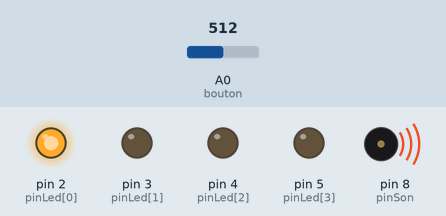
A sketch run on a simulated Arduino Uno, built with avr-gcc and run on an emulated ATmega328P. On the bench: output pins drawn as LEDs (lit = HIGH), buzzer (waves = sounding). The test bench sets the inputs (shaded band); at power-on: A0 (bouton) = 512. Random numbers use the default seed unless the sketch sets one.

Above: at 0.15 s.
At 4.9 s:
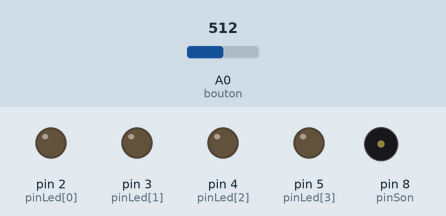
5.0 s: A0 (bouton) set to 947
6.5 s: A0 (bouton) set to 976
At 6.72 s:
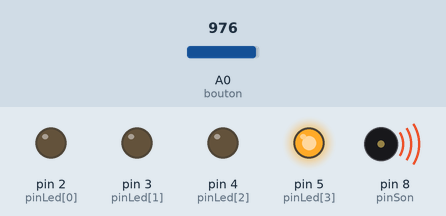
Timing chart, 0 to 9.9 s (numbered marks = the images above; inputs shaded):
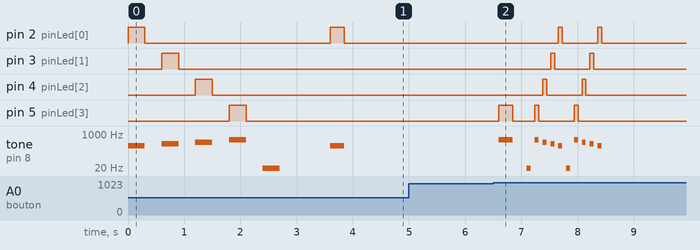

The sketch:

Simon.ino
```cpp
//variables
int mode = 0; //mode dans le programme
int taille = 0; // taille de la séquence en cours
int posTest = 0; // position de la réponse
int sequence[50]; //tableau de la séquence (50 max)
int duree = 250; //temps pour l'allumage des LED
//constantes
const int pinLed[4] = {2, 3, 4, 5}; //tableau de constantes pour les pins des LED
const char pinSon = 8; //constante pour le pin du buzzer
const int freqSon[4] = {261, 329, 392, 523}; //tableau de constantes des fréquences de sons
const int bouton = A0; //constantes pour la lecture du CAN0

void setup() {
  //initialisation des nombres aléatoires
  randomSeed(analogRead(1));
  //paramétrage des pins LED et pin buzzer en mode OUTPUT
  for (int l=2;l<6;l++){
    pinMode(l,OUTPUT);
    digitalWrite(l,LOW);
  }
  pinMode(pinSon, OUTPUT);
}

void loop() {
  //les actions sont réalisées en fonction du mode en cours
  switch (mode) { //on regarde le mode
    case 0: //mode de démarrage
      start(); // appel de la fonction de démarrage
      taille = 0; //on met la séquence à 0
      posTest = 0; //on recommence au début
      mode = 1; // on peut passer au mode suivant
      break;
    case 1: //mode de tirage d'une nouvelle séquence
      augmenteSequence(); //appel de la fonction pour allonger la séquence
      mode = 2; // on peut passer au mode suivant
      break;
    case 2: // mode d'écoute de la séquence
      joueSequence(); // on joue la séquence en cours
      posTest = 0; //on initialise la position de réponse
      mode = 3; // on peut passer au mode suivant
      break;
    case 3: // mode de réponse du joueur
      int b = testBouton(); // on appelle la fonction de lecture des boutons
      if (b != -1) { //si bouton appuyé
        delay(100); //petite attente
        sonLum(b,duree); //on joue la note du joueur
        compare(b); // appel de la fonction de validation
      }
      break;
  }
}

//-----------------------fonctions--------------------

//fonction de son et lumière pour le démarrage d'une nouvelle séquence
void start() {
  for (int l=0;l<5;l++){
    sonLum(l,300);
  }
  delay(600);
}

//fonction pour de son et lumière pour valider une suite de réponses
void valide() {
  for (int k=0;k<2;k++){
    for (int l=0;l<5;l++){
      sonLum(l,30);
    }
  }
  delay(200);
}

//fonction de son et lumière pour invalider une suis de réponses
void nonValide() {
  for (int k=0;k<2;k++){
    for (int l=4;l>-1;l--){
      sonLum(l,70);
    }
  }
  delay(200);
}

//fonction qui allume une LED (l) en jouant le son associé pendant une durée (d)
void sonLum(int l, int d) {
  digitalWrite(pinLed[l], HIGH);
  tone(pinSon, freqSon[l], d);
  delay(d);
  digitalWrite(pinLed[l], LOW);
  delay(d);
}

//fonction de tirage aléatoire d'une séquence
void augmenteSequence() {
  sequence[taille] = random(16) / 4; //permet un tirage mieux réparti
  if (taille<50) taille++;
}

//fonction qui joue la séquence en cours
void joueSequence() {
  //en utilisant une boucle et la fonction sonLum()
    for (int l=0;l<taille;l++){
    sonLum(sequence[l],duree);
  }
}

//fonction qui teste l'état des boutons et retourne le numéro de bouton
int testBouton() {
  //Cette fonction doit utiliser la fonction sonLum() et retourner le numéro du bouton appuyé ou -1 si aucun bouton n'est appuyé
  int valeur=analogRead(bouton);
  if (valeur>=1023){
    return 0;
  }
  else if (valeur>=999){
    return 1;
  }
  else if (valeur>=979){
    return 2;
  }
  else if (valeur>=959){
    return 3;
  }
  else {
    return -1;
  }
}

//fonction qui compare la réponse avec la séquence en cours
void compare (int b) {
  //soit on n'est pas au bout de la séquence et on continue avec l'appui suivant, soit  on est au bout de la séquence et on appelle la fonction valide() et on retourne au mode 1, soit le joueur a fait une erreur et on appelle la fonction nonValide() et on retourne au mode 0
  if(sequence[posTest] == b){
    if(posTest+1<taille){
      posTest++;
    }
    else {
      valide();
      mode=1;
    }
  }
  else {
    nonValide();
    mode=0;
  }
  //On ne passe pas à la suite tant que le bouton n'est pas relaché
  while (testBouton() != -1) {}
}
```

Measured:
- the behaviour switches between 958 and 959 on A0 (bouton) (found by bisection; images 1 and 2)
- after the input at 5.0 s, every drawn part: stays the same
- after the input at 6.5 s, pin 2 (pinLed[0]): alternates HIGH for 0.07 s and LOW for 0.63 s, 4 changes in all, then stays LOW, starting after 1.2 s; pin 3 (pinLed[1]): alternates HIGH for 0.07 s and LOW for 0.63 s, 4 changes in all, then stays LOW, starting after 1.0 s
- by itself, pin 2 (pinLed[0]): alternates HIGH for 0.28 s and LOW for 3.3 s
- by itself, tone on pin 8 (pinSon): plays 261 Hz for 0.30 s, 329 Hz for 0.30 s, 392 Hz for 0.30 s, 523 Hz for 0.30 s, 2 Hz for 0.30 s, 261 Hz for 0.25 s
